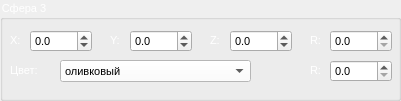
  <widget class="QGroupBox" name="group_sphere_3">
   <property name="geometry">
    <rect>
     <x>10</x>
     <y>180</y>
     <width>401</width>
     <height>101</height>
    </rect>
   </property>
   <property name="font">
    <font>
     <pointsize>8</pointsize>
    </font>
   </property>
   <property name="styleSheet">
    <string notr="true">::title{color:white}</string>
   </property>
   <property name="title">
    <string>Сфера 3</string>
   </property>
   <widget class="QLabel" name="label_12">
    <property name="geometry">
     <rect>
      <x>10</x>
      <y>30</y>
      <width>21</width>
      <height>21</height>
     </rect>
    </property>
    <property name="font">
     <font>
      <pointsize>8</pointsize>
     </font>
    </property>
    <property name="styleSheet">
     <string notr="true">color: rgb(255, 255, 255);</string>
    </property>
    <property name="text">
     <string>X:</string>
    </property>
   </widget>
   <widget class="QLabel" name="label_13">
    <property name="geometry">
     <rect>
      <x>110</x>
      <y>30</y>
      <width>21</width>
      <height>21</height>
     </rect>
    </property>
    <property name="font">
     <font>
      <pointsize>8</pointsize>
     </font>
    </property>
    <property name="styleSheet">
     <string notr="true">color: rgb(255, 255, 255);</string>
    </property>
    <property name="text">
     <string>Y:</string>
    </property>
   </widget>
   <widget class="QLabel" name="label_14">
    <property name="geometry">
     <rect>
      <x>210</x>
      <y>30</y>
      <width>21</width>
      <height>21</height>
     </rect>
    </property>
    <property name="font">
     <font>
      <pointsize>8</pointsize>
     </font>
    </property>
    <property name="styleSheet">
     <string notr="true">color: rgb(255, 255, 255);</string>
    </property>
    <property name="text">
     <string>Z:</string>
    </property>
   </widget>
   <widget class="QDoubleSpinBox" name="value3_X">
    <property name="geometry">
     <rect>
      <x>30</x>
      <y>30</y>
      <width>62</width>
      <height>22</height>
     </rect>
    </property>
    <property name="font">
     <font>
      <pointsize>8</pointsize>
     </font>
    </property>
    <property name="styleSheet">
     <string notr="true">color: rgb(0, 0, 0);</string>
    </property>
    <property name="decimals">
     <number>1</number>
    </property>
    <property name="minimum">
     <double>-100.000000000000000</double>
    </property>
    <property name="maximum">
     <double>100.000000000000000</double>
    </property>
    <property name="singleStep">
     <double>0.100000000000000</double>
    </property>
   </widget>
   <widget class="QDoubleSpinBox" name="value3_Y">
    <property name="geometry">
     <rect>
      <x>130</x>
      <y>30</y>
      <width>62</width>
      <height>22</height>
     </rect>
    </property>
    <property name="font">
     <font>
      <pointsize>8</pointsize>
     </font>
    </property>
    <property name="styleSheet">
     <string notr="true">color: rgb(0, 0, 0);</string>
    </property>
    <property name="decimals">
     <number>1</number>
    </property>
    <property name="minimum">
     <double>-100.000000000000000</double>
    </property>
    <property name="maximum">
     <double>100.000000000000000</double>
    </property>
    <property name="singleStep">
     <double>0.100000000000000</double>
    </property>
   </widget>
   <widget class="QDoubleSpinBox" name="value3_Z">
    <property name="geometry">
     <rect>
      <x>230</x>
      <y>30</y>
      <width>62</width>
      <height>22</height>
     </rect>
    </property>
    <property name="font">
     <font>
      <pointsize>8</pointsize>
     </font>
    </property>
    <property name="styleSheet">
     <string notr="true">color: rgb(0, 0, 0);</string>
    </property>
    <property name="decimals">
     <number>1</number>
    </property>
    <property name="minimum">
     <double>-100.000000000000000</double>
    </property>
    <property name="maximum">
     <double>100.000000000000000</double>
    </property>
    <property name="singleStep">
     <double>0.100000000000000</double>
    </property>
   </widget>
   <widget class="QLabel" name="label_15">
    <property name="geometry">
     <rect>
      <x>10</x>
      <y>60</y>
      <width>51</width>
      <height>21</height>
     </rect>
    </property>
    <property name="font">
     <font>
      <pointsize>8</pointsize>
     </font>
    </property>
    <property name="styleSheet">
     <string notr="true">color: rgb(255, 255, 255);</string>
    </property>
    <property name="text">
     <string>Цвет:</string>
    </property>
   </widget>
   <widget class="QComboBox" name="value3_color">
    <property name="geometry">
     <rect>
      <x>60</x>
      <y>60</y>
      <width>191</width>
      <height>22</height>
     </rect>
    </property>
    <property name="font">
     <font>
      <pointsize>8</pointsize>
     </font>
    </property>
    <property name="styleSheet">
     <string notr="true">background-color: rgb(255, 255, 255);
color: rgb(0, 0, 0);
</string>
    </property>
    <item>
     <property name="text">
      <string>оливковый</string>
     </property>
    </item>
    <item>
     <property name="text">
      <string>темно-красный</string>
     </property>
    </item>
    <item>
     <property name="text">
      <string>серый</string>
     </property>
    </item>
   </widget>
   <widget class="QLabel" name="label_26">
    <property name="geometry">
     <rect>
      <x>310</x>
      <y>30</y>
      <width>21</width>
      <height>21</height>
     </rect>
    </property>
    <property name="font">
     <font>
      <pointsize>8</pointsize>
     </font>
    </property>
    <property name="styleSheet">
     <string notr="true">color: rgb(255, 255, 255);</string>
    </property>
    <property name="text">
     <string>R:</string>
    </property>
   </widget>
   <widget class="QDoubleSpinBox" name="value3_R">
    <property name="geometry">
     <rect>
      <x>330</x>
      <y>30</y>
      <width>62</width>
      <height>22</height>
     </rect>
    </property>
    <property name="font">
     <font>
      <pointsize>8</pointsize>
     </font>
    </property>
    <property name="styleSheet">
     <string notr="true">color: rgb(0, 0, 0);</string>
    </property>
    <property name="decimals">
     <number>1</number>
    </property>
    <property name="singleStep">
     <double>0.100000000000000</double>
    </property>
   </widget>
   <widget class="QDoubleSpinBox" name="value3_P">
    <property name="geometry">
     <rect>
      <x>330</x>
      <y>60</y>
      <width>62</width>
      <height>22</height>
     </rect>
    </property>
    <property name="font">
     <font>
      <pointsize>8</pointsize>
     </font>
    </property>
    <property name="styleSheet">
     <string notr="true">color: rgb(0, 0, 0);</string>
    </property>
    <property name="decimals">
     <number>1</number>
    </property>
    <property name="singleStep">
     <double>0.100000000000000</double>
    </property>
   </widget>
   <widget class="QLabel" name="label_43">
    <property name="geometry">
     <rect>
      <x>310</x>
      <y>60</y>
      <width>21</width>
      <height>21</height>
     </rect>
    </property>
    <property name="font">
     <font>
      <pointsize>8</pointsize>
     </font>
    </property>
    <property name="styleSheet">
     <string notr="true">color: rgb(255, 255, 255);</string>
    </property>
    <property name="text">
     <string>R:</string>
    </property>
   </widget>
  </widget>
